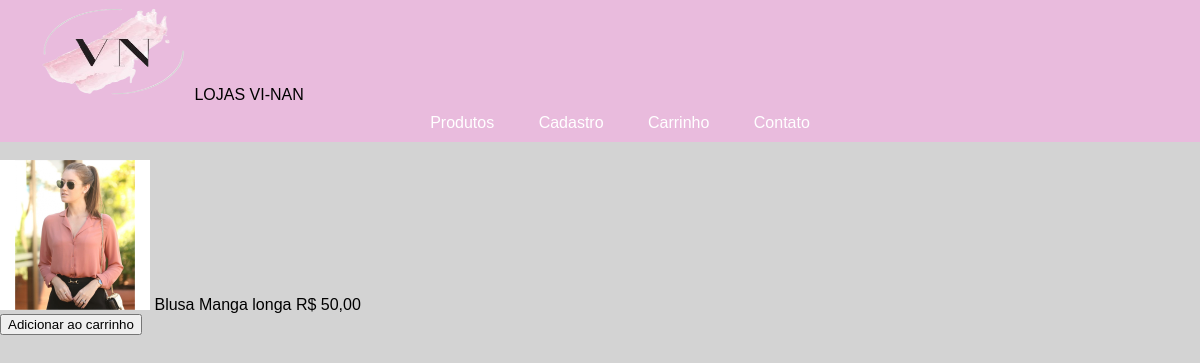
Screenshot of /projeto/single.php?produto_id=2 with the database file from the repository.
### tables this page shows
CREATE TABLE IF NOT EXISTS `produtos` (
  `id` int(11) NOT NULL AUTO_INCREMENT,
  `nome` varchar(50) NOT NULL,
  `preco` decimal(10,2) NOT NULL,
  `imagem` varchar(50) NOT NULL,
  PRIMARY KEY (`id`)
);

### projeto/sys/BD.class.php (called while the page is built, shortened)
<?php
class BD{
	private static $conn;
	public static function conn(){
		if(is_null(self::$conn)){
			self::$conn = new PDO('mysql:host=localhost;dbname=projeto','root','');
			self::$conn->setAttribute(PDO::ATTR_ERRMODE, PDO::ERRMODE_EXCEPTION);
		}
		return(self::$conn) ? self::$conn : false ;
	}
}
?>

### projeto/single.php (the view, shortened to what this page needs)
<!DOCTYPE html>
<html lang="pt-br">
<head>
    <link rel="stylesheet" href="css/estiloinicio.css">
</head>
<body>
    <div id="menu">
        <ul>
        <img src="img/vn.png" width="150px" height="100px">
            <li> LOJAS VI-NAN</li>
        </ul>
        <ul>
            <center>
                <li><a href="produtos.php">Produtos</a></li>
                <li><a href="cadastrar.php">Cadastro</a></li>
                <li><a href="carrinho.php">Carrinho</a></li>
                <li><a href="contato.php">Contato</a></li>
        </ul>
    </div></br>
    <div class="container">
    <?php
    $id_produto = (int) $_GET['produto_id'];
    $produto_single = BD::conn()->prepare("SELECT * FROM produtos WHERE id= ?");
    $produto_single->execute(array($id_produto));
    while($dados_produto = $produto_single->fetchObject()){
    ?>
        <div class="produto_single">
            <img src="img/<?php echo $dados_produto->imagem;?>" alt="" width="150">
            <span><?php echo $dados_produto->nome;?></span>
            <span class="valor">R$ <?php echo number_format($dados_produto->preco, 2, ',', '.');?></span>
            <div class="box">
                <form action="carrinho.php" method="post" enctype="multipart/form-data">
                    <input type="submit" name="comprar" value="Adicionar ao carrinho">
                </form>
            </div>
        </div>
        <?php
    }
        ?>
    </div>
</body>
</html>

### projeto/css/estiloinicio.css (style rules this page uses)
body { margin: 0px; padding: 0px; background-color: lightgray; }
#menu ul { margin: 0px; background-color:#e9bbdd; list-style: none; }
#menu ul li { display: inline; }
#menu ul li a { padding: 10px 20px; display: inline-block; color: white; text-decoration: none; }
.container { width: 100%; }
body { font-family: Arial, Helvetica, sans-serif; }

### rows the page displays
produtos: imagem (picture), nome "Blusa Manga longa", preco "50,00"
